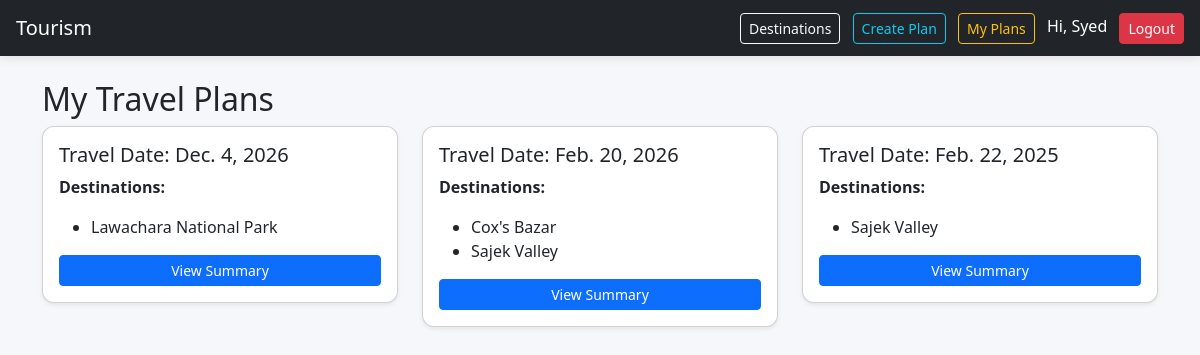
The page /my-plans/ (signed in) on the database as committed earlier.
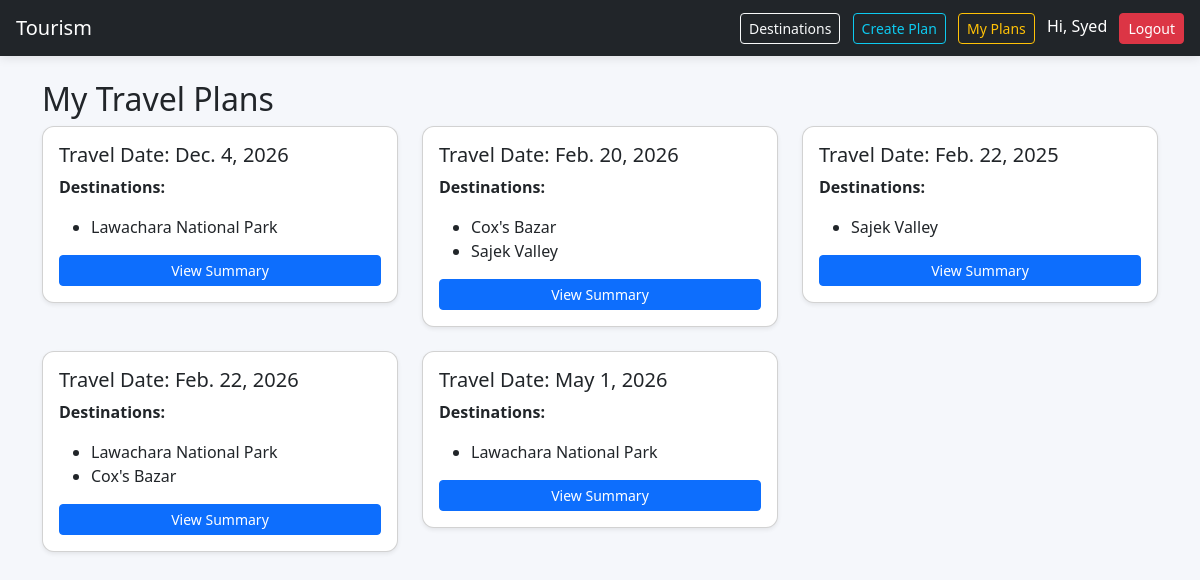
The same page on the database as committed later.
### core/models.py (models this page shows, shortened)
class TravelPlan(models.Model):
    user = models.ForeignKey(User, on_delete=models.CASCADE)
    travel_date = models.DateField()
    destinations = models.ManyToManyField(Destination)

class Destination(models.Model):
    name = models.CharField(max_length=200)
    description = models.TextField()
    image = models.ImageField(upload_to='destinations/', null=True, blank=True)
    location = models.CharField(max_length=200, default="Unknown")
    is_popular = models.BooleanField(default=False)

### core/views.py (the view)
# urls.py: path('my-plans/', views.my_plans, name='my_plans'),
def my_plans(request):
    if not request.user.is_authenticated:
        return redirect('login')
    plans = TravelPlan.objects.filter(user=request.user)
    return render(request, 'my_plans.html', {'plans': plans})

### templates/my_plans.html
{% extends 'base.html' %}
{% block content %}
<h2>My Travel Plans</h2>
<div class="row">
    {% for plan in plans %}
    <div class="col-md-4 mb-4">
        <div class="card p-3 shadow-sm">
            <h5>Travel Date: {{ plan.travel_date }}</h5>
            <p><strong>Destinations:</strong></p>
            <ul>
                {% for d in plan.destinations.all %}
                    <li>{{ d.name }}</li>
                {% endfor %}
            </ul>
            <a href="/plan/{{ plan.id }}/" class="btn btn-primary btn-sm">
                View Summary
            </a>
        </div>
    </div>
    {% empty %}
        <p>No plans created yet.</p>
    {% endfor %}
</div>
{% endblock %}

Rows that differ between the two databases and show on the page:
added TravelPlan: travel_date "Feb. 22, 2026", Destination (name "Lawachara National Park"), Destination (name "Cox's Bazar")
added TravelPlan: travel_date "May 1, 2026", Destination (name "Lawachara National Park")
